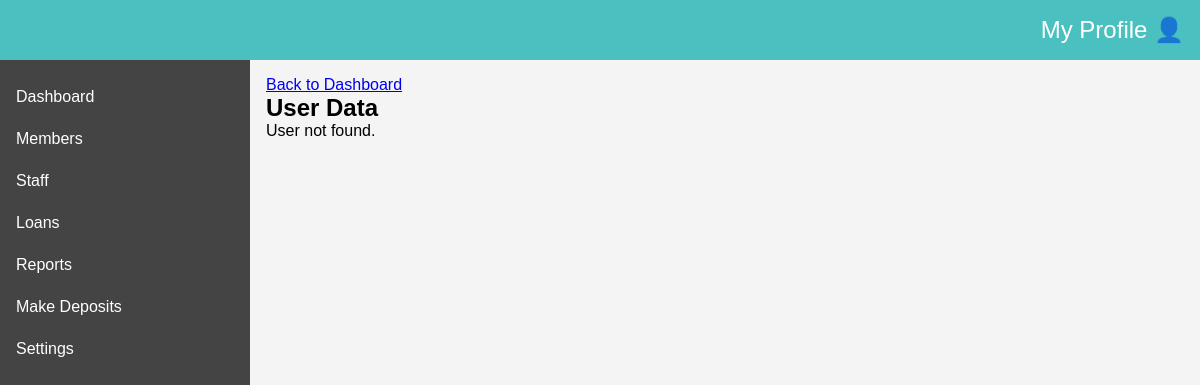
Page /admin/view_user/machachebenny@hotmail.com (signed in) on the earlier database version.
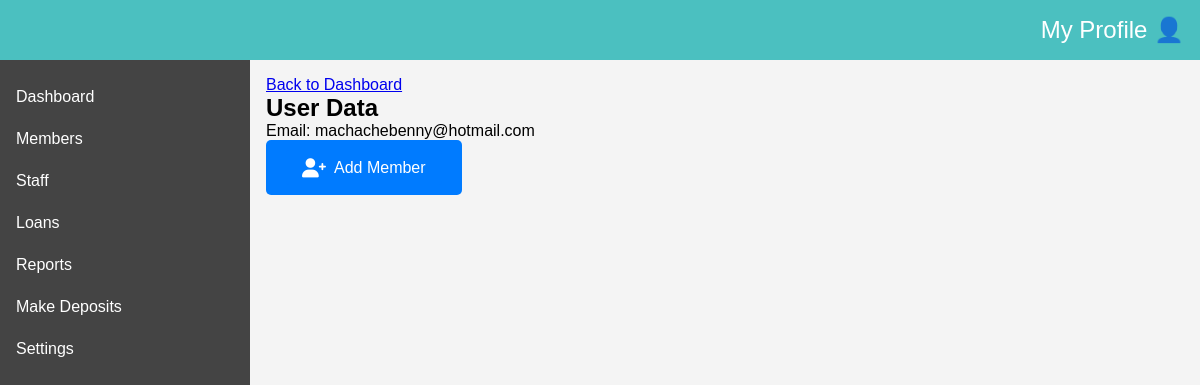
Same page on the later database version.
### main_app/models.py (models this page shows, shortened)
class User(db.Model, UserMixin):
    user_id = db.Column(db.String(10), primary_key=True)
    username = db.Column(db.String(30), unique=True, nullable=False)
    email = db.Column(db.String(120), unique=True, nullable=False)
    role = db.Column(db.String(6), nullable=False)
    password = db.Column(db.String, nullable=False)
    personal_data = db.relationship('User_personalData', back_populates='user', uselist=False)
    personal_loan = db.relationship("Loan", back_populates="loan_user", uselist=False)
    account = db.relationship('Account', back_populates='user', uselist=False)
    withdrawals = db.relationship('Withdrawals', back_populates='user', uselist=False)
    deposits = db.relationship('Deposit', back_populates='user', uselist=False)
    transactions = db.relationship('Transaction', back_populates='user', uselist=False)
    disburse_notifications = db.relationship('DisbursementNotification', back_populates='user')

### main_app/routes.py (the view)
@app.route("/admin/view_user/<email>")
@login_required
@role_required('admin')
def view_user_data(email):
    user = User.query.filter_by(email=email).first()
    admin = Admin.query.filter_by(email=email).first()
    return render_template("admin/view_user.html", user=user, admin=admin)

### main_app/models.py (called while the page is built)
@login_manager.user_loader
def load_user(user_id):
    user_id = str(user_id)
    if user_id.startswith('user_'):
        return User.query.get(user_id)
    elif user_id.startswith('admin_'):
        return Admin.query.get(user_id)
    return None  # Return None if no user/admin is found

### main_app/routes.py (called while the page is built)
def role_required(role):
    def wrapper(fn):
        @wraps(fn)
        def decorated_view(*args, **kwargs):
            if not current_user.is_authenticated:
                return redirect(url_for('login'))
            try:
                if current_user.role != role:
                    flash("You do not have permission to access this page.")
                    abort(404, description="You do not have permission to access this page.")
                    return redirect(url_for('home'))
            except AttributeError:
                abort(404, description="You do not have permission to access this page. Access denied. Please contact Admin")
            return fn(*args, **kwargs)
        return decorated_view
    return wrapper

### main_app/templates/admin/view_user.html (shortened to what this page needs)
{% extends "admin/layout.html" %}
{% block main_cont %}
<div>
    <a href="{{ url_for('admin_index') }}" class="btn btn-secondary">Back to Dashboard</a>
</div>
<h2>User Data</h2>
{% if user %}
<p>Email: {{ user.email }}</p>
<a href="{{ url_for('add_personal_data') }}" class="button-link"><button class="action-button"><i
            class="fas fa-user-plus"></i> Add Member</button></a>
</div>
{% elif admin%}
<p>Email: {{ admin.email }}</p>
<div class="action-buttons"></div>
<a href="{{ url_for('add_personal_data') }}" class="button-link"><button class="action-button"><i
            class="fas fa-user-plus"></i> Add Member</button></a>
</div>
{% else %}
<p>User not found.</p>
{% endif %}
{% endblock %}

Differences in the rows shown:
now on this page (row edited): User: email "machachebenny@hotmail.com"
Other differences:
text no longer shown: "User not found."
text now shown: "Email: Add Member"
